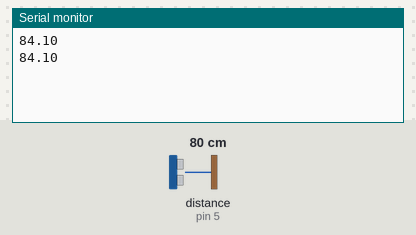
The sketch below on a simulated Arduino Uno, built with avr-gcc and run on an emulated ATmega328P. On the bench: the last lines printed to the serial monitor. Wiring (inferred from the names in the program): ultrasonic range finder: trigger pin 4; echo pin 5. The inputs (shaded band) are chosen by the test bench; at power-on: distance to the obstacle (sensor on pin 5) 80 cm. The echo pulse lasts 58.3 µs per cm.

Above: at 1.8 s.
1.9 s: distance to the obstacle (sensor on pin 5) set to 2 cm
At 2.8 s:
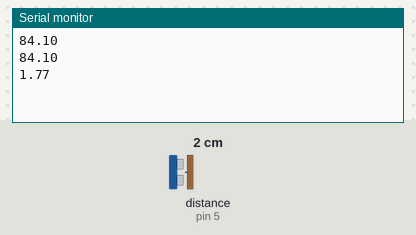
3.4 s: distance to the obstacle (sensor on pin 5) set to 4 cm
At 4.4 s:
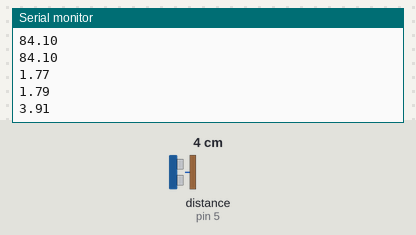
Timing chart, 0 to 6.4 s (numbered marks = the images above; inputs shaded):
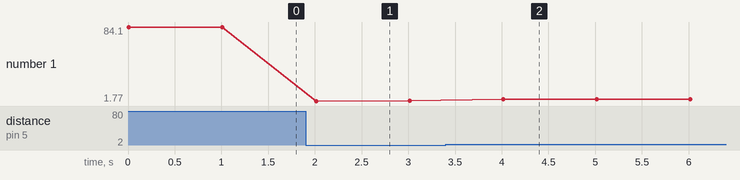

The sketch:

sensorUltrassom.ino
```cpp
#include <Ultrasonic.h>

#define pino_trigger 4
#define pino_echo 5

Ultrasonic ultrasonic(pino_trigger, pino_echo);

void setup() {
    Serial.begin(9600);
}

void loop() {
    float cmMsec;
    long microsec = ultrasonic.timing();
    cmMsec = ultrasonic.convert(microsec, Ultrasonic::CM);

    Serial.print(cmMsec);
    Serial.print("\n");
    delay(1000);
}
```

Measured:
- after the input at 1.9 s, the serial monitor: prints a new line after 0.11 s (image 1)
- after the input at 3.4 s, the serial monitor: prints a new line after 0.61 s (image 2)
- plotted number 1: 84.1 → 1.79 after the input at 1.9 s, 1.79 → 3.91 after the input at 3.4 s
